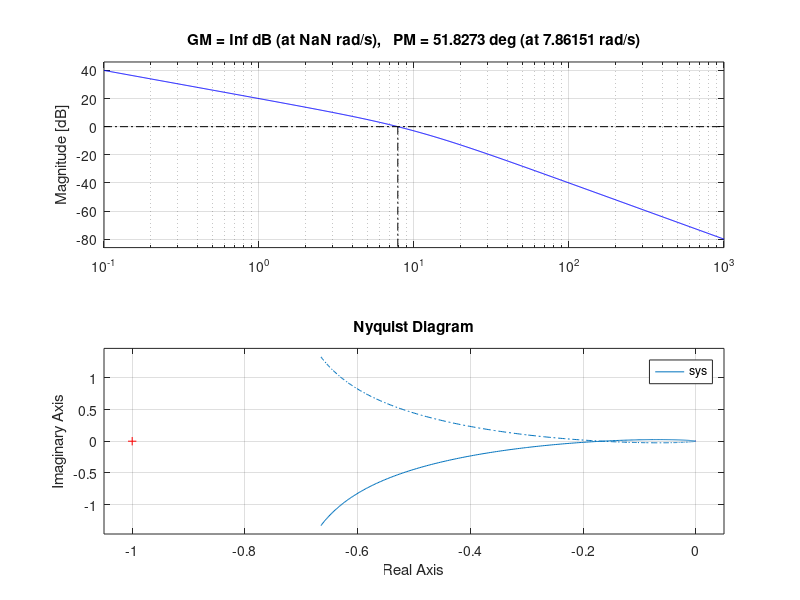

The MATLAB script that drew this image:
%%BODe PLOT=> 100/s(s+100)
n=100;
d=[1 10 0];
sys=tf(n,d);
margin(sys)

%%
%Nyquist
n=1;
d1=conv([1 1],[1 2]);
d=conv([1 0],d1);
sys=tf(n,d);
nyquist(sys)
